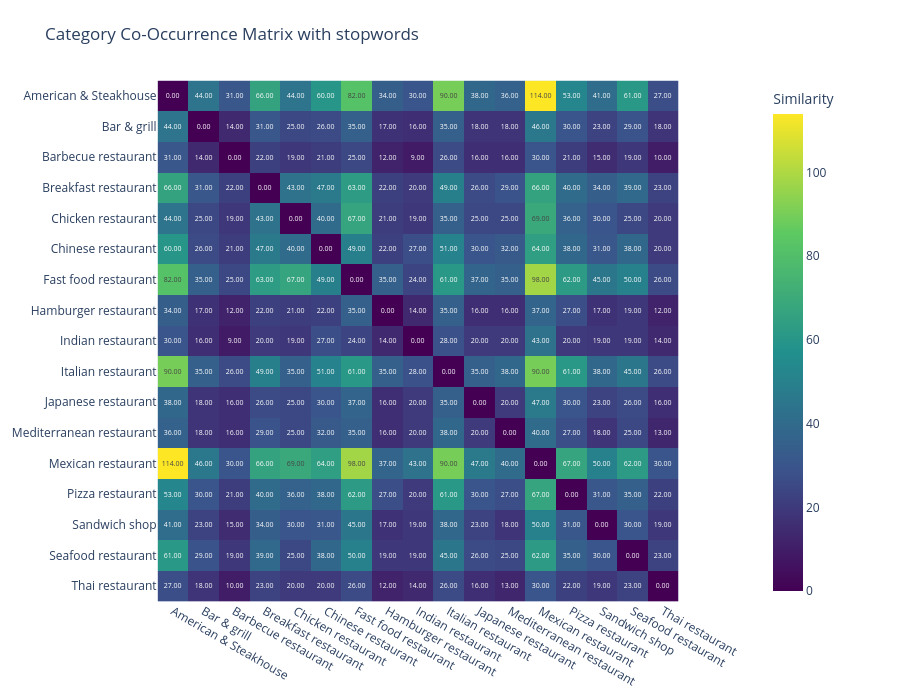

Notebook cell for this chart:
### Markdown cell above
In multi-label classification, labels are rarely independent. To visualize the relationships between different cuisine types, we construct a **Co-Occurrence Matrix**.

### Code cell
mlb_with_stopwords["categories_tuple"] = mlb_with_stopwords["categories"].apply(lambda x: tuple(sorted(x)))


all_cats = sorted({cat for cats in mlb_with_stopwords["categories"] for cat in cats})

co_matrix = pd.DataFrame(0, index=all_cats, columns=all_cats)

co_counts = []


for cats in mlb_with_stopwords["categories"]:
    for c1, c2 in combinations(cats, 2):  # todas as combinações de 2
        co_matrix.loc[c1, c2] += 1
        co_matrix.loc[c2, c1] += 1

for c1 in co_matrix.index:
    for c2 in co_matrix.columns:
        if c1 < c2 and co_matrix.loc[c1, c2] > 0:
            co_counts.append((c1, c2, co_matrix.loc[c1, c2]))

# ordenar
co_counts_sorted = sorted(co_counts, key=lambda x: x[2], reverse=True)

print(co_counts_sorted[:20])  # top 20 pares
for cat in all_cats:
    co_matrix.loc[cat, cat] = 0

heatmap_chart(co_matrix,
              title="Category Co-Occurrence Matrix with stopwords",)

### Figure 1 — Plotly figure (JSON) as saved in the notebook; plotly's stock layout.template omitted (floating-point values rounded to 4 significant figures; data arrays with more than 128 entries replaced by an {"elided": "..."} marker saying what was removed)
{"data": [{"coloraxis": "coloraxis", "hovertemplate": "x: %{x}<br>y: %{y}<br>Similarity: %{z}<extra></extra>", "name": "0", "texttemplate": "%{z:.2f}", "type": "heatmap", "x": ["American & Steakhouse", "Bar & grill", "Barbecue restaurant", "Breakfast restaurant", "Chicken restaurant", "Chinese restaurant", "Fast food restaurant", "Hamburger restaurant", "Indian restaurant", "Italian restaurant", "Japanese restaurant", "Mediterranean restaurant", "Mexican restaurant", "Pizza restaurant", "Sandwich shop", "Seafood restaurant", "Thai restaurant"], "xaxis": "x", "y": ["American & Steakhouse", "Bar & grill", "Barbecue restaurant", "Breakfast restaurant", "Chicken restaurant", "Chinese restaurant", "Fast food restaurant", "Hamburger restaurant", "Indian restaurant", "Italian restaurant", "Japanese restaurant", "Mediterranean restaurant", "Mexican restaurant", "Pizza restaurant", "Sandwich shop", "Seafood restaurant", "Thai restaurant"], "yaxis": "y", "z": {"elided": "17x17 int values"}}], "layout": {"coloraxis": {"colorbar": {"title": {"text": "Similarity"}}, "colorscale": [[0, "#440154"], [0.25, "#3b528b"], [0.5, "#21908d"], [0.75, "#5dc962"], [1, "#fde725"]], "showscale": true}, "height": 700, "margin": {"b": 60, "l": 80, "r": 150, "t": 80}, "title": {"text": "Category Co-Occurrence Matrix with stopwords"}, "width": 900, "xaxis": {"anchor": "y", "constrain": "domain", "domain": [0, 1], "scaleanchor": "y"}, "yaxis": {"anchor": "x", "autorange": "reversed", "constrain": "domain", "domain": [0, 1]}}}
